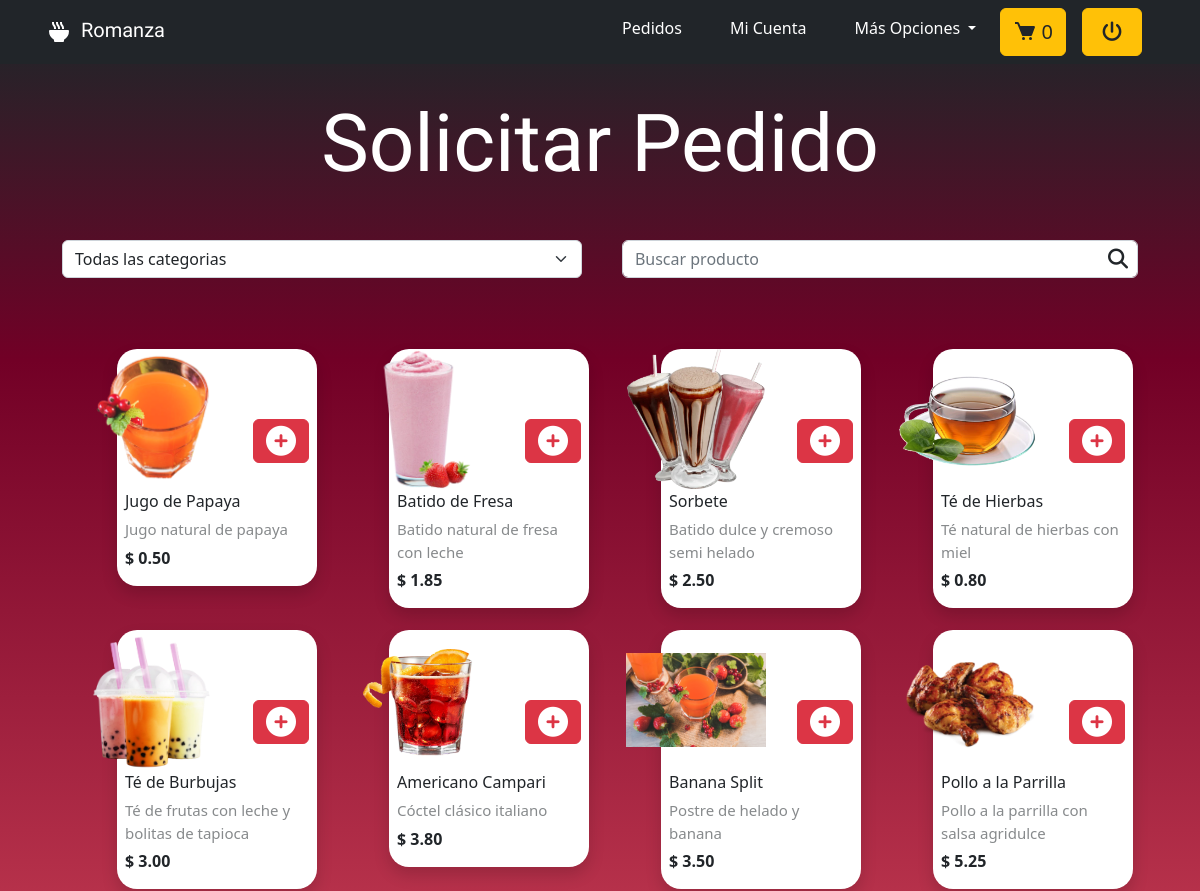
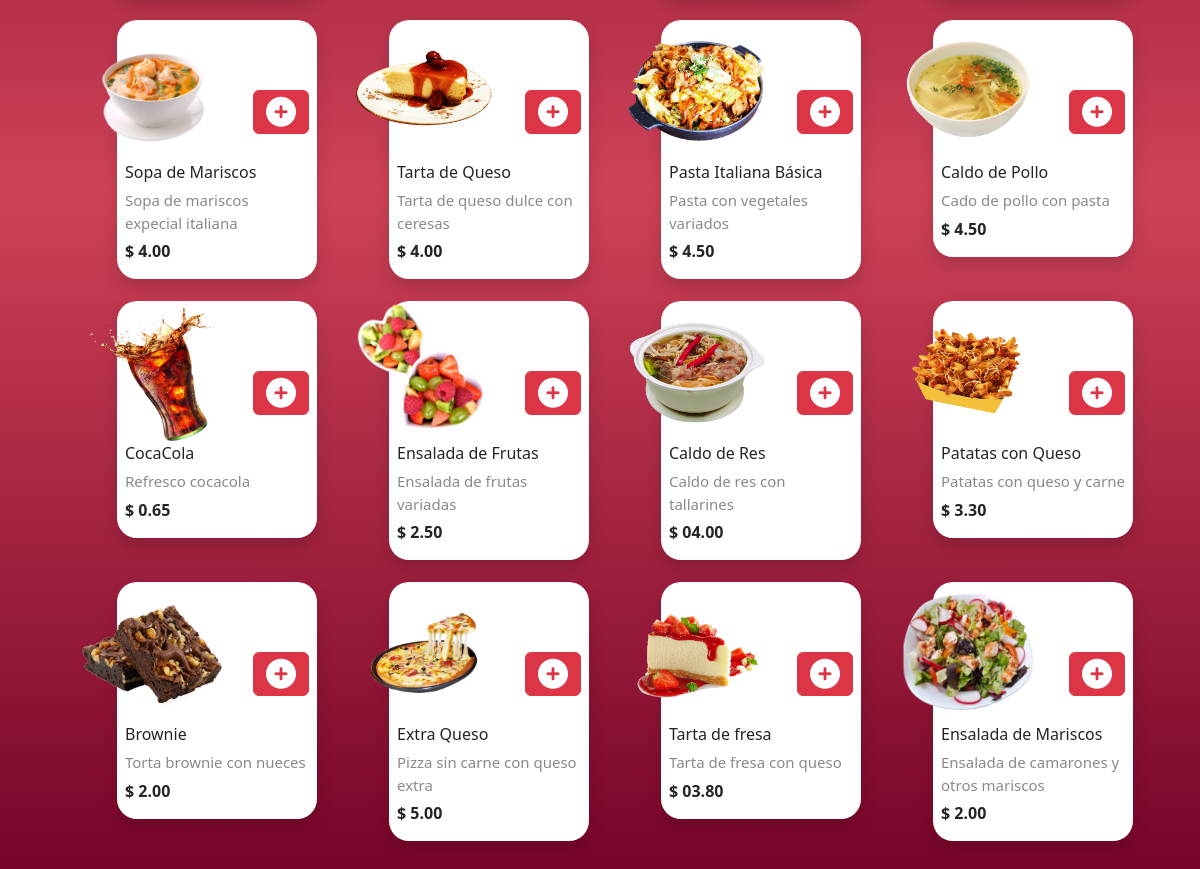
The page /index.php?romanza=pedidos (signed in) on the database its author committed (2 pictures, top to bottom).
### tables this page shows
CREATE TABLE `producto` (
  `id_producto` int(11) NOT NULL,
  `nombre` varchar(45) NOT NULL,
  `descripcion` varchar(100) NOT NULL,
  `imagen` varchar(100) DEFAULT NULL,
  `precio` text NOT NULL,
  `estatus` varchar(45) NOT NULL,
  `id_categoria` int(11) NOT NULL,
  `fecha_registro` date NOT NULL
);

### controladores/navegacion.php (called while the page is built)
<?php
    class ControladorDeNavegacion {
        static public function plantilla() {
            include ('vistas/plantilla.php');
        }
        static public function enlacesPaginasC() {
            if (isset($_GET['romanza'])) {
                $modulo = $_GET['romanza'];
            } else {
                $modulo = 'index';
            }
            $respuesta = ModeloDeNavegacion::enlacesPaginasM($modulo);
            include $respuesta;
        }
    }
?>

### index.php (called while the page is built)
<?php
    require_once ('controladores/navegacion.php');
    require_once ('modelos/navegacion.php');
    $mvc = new ControladorDeNavegacion;
    $mvc -> plantilla();
?>

### modelos/conexion.php (called while the page is built, shortened)
<?php
    class Conexion {
        public $servidor = "localhost";
        private $usuario = "root";
        private $password = "";
        private $bd = "romanza";
        private $conexion;
        public function __construct () {
            $this->conexion = new mysqli($this->servidor, $this->usuario, $this->password, $this->bd);
            mysqli_query($this->conexion, "SET NAMES 'utf8'");
        }
        public function conectar () {
            return $this->conexion;
        }
    }
?>

### controladores/Productos.php (called while the page is built, shortened)
<?php
    class Productos extends Conexion {
        public function __construct () {
            $this->conexion = new Conexion();
            $this->conexion = $this->conexion->conectar();
        }
        public function activosPdt () {
            $sql = mysqli_query($this->conexion, "SELECT * FROM producto WHERE estatus = 'activo'");
            return $sql;
        }
    }
?>

### vistas/modulos/pedidos.php (the view, shortened to what this page needs)
<?php
    $productos = new Productos();
    $datos = $productos->activosPdt();
    if (isset($_SESSION['nombre_usuario'])) {
        $id_rol = $_SESSION['id_rol'];
    } else {
        $id_rol = "";
    }
?>
<section class="pedidos py-5">
    <h1 class="text-center text-white my-5 display-1 inicio__titulo"> Solicitar Pedido </h1>
    <div class="container mb-5">
        <form class="pedidos__formulario">
            <select class="form-select pedidos__formulario-campo" aria-label="Default select example" id="buscar-cat" onchange="buscarCat()">
                <option selected value="0">Todas las categorias</option>
            </select>
			<div class="pedidos__formulario-campo pedidos__formulario-campo-s">
                <input type="text" class="form-control" id="buscar-pdt" placeholder="Buscar producto" onkeyup="buscarPdt()">
                <i class="fa-solid fa-magnifying-glass pedidos__formulario-campo-i"></i>
            </div>
		</form>
    </div>
    <article class="container">
        <table class="pedidos__cartas-cont" id="table_data">
            <thead>
                <tr>
                    <th></th>
                </tr>
            </thead>
            <tbody class="container pedidos__cartas" id="the_tabla_body">
                <?php
                    while ($resultado = mysqli_fetch_array($datos)) {
                        ?>
                            <tr>
                                <td>
                                    <div class="pedidos__producto categoria">
                                        <form id="formulario" name="formulario" method="POST" action="vistas/../index.php?romanza=carta" >
                                            <div class="pedidos__producto-img">
                                                <img src="vistas/../publico/activos/pedidos/<?= $resultado['imagen'] ?>" alt="Producto ROMANZA">
                                            </div>
                                            <div class="pedidos__card-contenido shadow px-2">
                                                <?php if ($id_rol == 3) { ?>
                                                    <button type="submit" class="btn btn-danger pedidos__card-detalles"> <i class="fa-solid fa-circle-plus"></i> </button>
                                                <?php } ?>
                                                <p class="pedidos__card-nombre"><?= $resultado['nombre'] ?></p>
                                                <span class="pedidos__card-descripcion"> <?= $resultado['descripcion'] ?> </span>
                                                <p class="pedidos__card-precio mb-3">$ <?= $resultado['precio'] ?></p>
                                            </div>
                                        </form>
                                    </div>
                                </td>
                            </tr>
                        <?php
                    }
                ?>
            </tbody>
        </table>
    </article>
</section>

### vistas/encabezado.php (shortened to what this page needs)
<!DOCTYPE html>
<html lang="es">
<head>
    <link rel="stylesheet" href="vistas/../publico/css/normalizar.css">
    <link rel="stylesheet" href="vistas/../DataTables/datatables.min.css">
    <link rel="stylesheet" href="vistas/../DataTables/DataTables-1.12.1/css/dataTables.bootstrap5.min.css">
    <link rel="stylesheet" href="vistas/../bootstrap/css/bootstrap.min.css">
    <link rel="stylesheet" href="vistas/../publico/css/estilos.css">
</head>
<body>

### vistas/plantilla.php (shortened to what this page needs)
<?php
    include ('encabezado.php');
    require_once ('vistas/../controladores/navegacion.php');
    require_once ('vistas/../modelos/navegacion.php');
    require_once ('vistas/../modelos/Conexion.php');
?>
<header>
    <?php
        $header = new Header();
            ?>
</header>
<main>
    <?php
        $modulo = new ControladorDeNavegacion();
        $modulo -> enlacesPaginasC();
    ?>
</main>
<?php
    include ('pie-pagina.php');
?>

### controladores/Header.php (shortened to what this page needs)
<?php
    class Header extends Conexion {
        public function header () {
            if (!isset($_SESSION['id_rol'])) {
                include ('controladores/../vistas/parciales/header-inicio.html');
            } else {
                if ($_SESSION['id_rol'] == 1) {
                    include ('controladores/../vistas/parciales/header-administrador.html');
                } else if ($_SESSION['id_rol'] == 2) {
                    include ('controladores/../vistas/parciales/header-encargado.html');
                } else if ($_SESSION['id_rol'] == 3) {
                    include ('controladores/../vistas/parciales/header-cliente.php');
                }
            }
        }
    }
?>

### vistas/parciales/header-cliente.php (shortened to what this page needs)
<?php
    if (isset($_SESSION['id_rol'])) {
        if ($_SESSION['id_rol'] == 3) {
            if (!isset($total_cantidad)) {$total_cantidad = '0'; }
        }
    }
?>
<nav class="navbar navbar-dark bg-dark fixed-top navbar-expand-lg">
    <div class="container">
        <a href="index.php" class="navbar-brand header__titulo"> <img src="vistas/../publico/activos/iconos/icono-claro.svg" alt="Logo ROMANZA" class="header__logo"> Romanza </a>
        <div class="collapse navbar-collapse" id="navbarNav">
            <ul class="navbar-nav">
                <li class="nav-item mx-3"> <a href="index.php?romanza=pedidos" class="nav-link text-white"> Pedidos </a> </li>
                <li class="nav-item mx-3"> <a href="index.php?romanza=mi-cuenta" class="nav-link text-white"> Mi Cuenta </a> </li>
                <li class="nav-item dropdown mx-3">
                    <a class="nav-link dropdown-toggle text-white" href="#" role="button" data-bs-toggle="dropdown" aria-expanded="false">
                        Más Opciones
                    </a>
                </li>
                <button type="button" class="header__btn btn btn-warning" data-bs-toggle="modal" data-bs-target="#exampleModal">
                    <img src="vistas/../publico/activos/iconos/carrito-oscuro.svg" alt="Mi Carrito" class="header__carrito"> <span class="header__carrito-cuenta"><?= $total_cantidad ?></span>
                </button>
                <li class="nav-item mx-3">
                    <form action="#" method="POST">
                        <button type="submit" name="salir" class="header__btn btn btn-warning nav-link header__salir"> <i class="fa-solid fa-power-off"></i> </button>
                    </form>
                </li>
            </ul>
        </div>
    </div>
</nav>

### vistas/pie-pagina.php (shortened to what this page needs)
</body>
</html>

### publico/css/estilos.css (style rules this page uses)
:root { --fuente-titulos: 'Satisfy', cursive; --negro: rgb(0, 0, 0); --blanco: rgb(255, 255, 255); --gris-oscuro: rgb(33, 37, 41); --gris-medio: rgb(135, 138, 140); --gris-claro: rgb(214, 214, 215); --rojo-cta: rgb(220, 53, 69); --amarillo-cta: rgb(255, 193, 7); --verde-correcto: rgb(8, 75, 13); --sombra: rgba(135, 138, 140, .1); --sombra-clara: rgba(255, 255, 255, .2); --sombra-oscura: rgba(0, 0, 0, .2); --sombra-roja: rgba(220, 53, 69, .5); --sombra-verde: rgb(30, 209, 45, .5); --fondo-degradado: linear-gradient(#212529 2%, #720026 20%, #ce4257 60%, #720026 100%); --verde-correcto: #1ed12d; --rojo-incorrecto: #bb2929; }
body { background-color: var(--gris-oscuro); }
.header__logo { margin: 5px; }
.header__titulo { font-family: var(--fuente-titulos); }
.header__btn { color: var(--gris-oscuro); }
.header__carrito { font-size: 20px; margin-top: -8px; }
.header__carrito-cuenta { font-size: 20px; }
.header__salir { width: 60px; font-size: 20px; }
.inicio__titulo { font-family: var(--fuente-titulos); }
.pedidos { background-image: var(--fondo-degradado); background-attachment: fixed; background-size: cover; min-height: 100vh; }
.pedidos__cartas-cont { margin-left: auto; margin-right: auto; }
.pedidos__cartas { display: grid; grid-template-columns: repeat(auto-fit, minmax(250px, 1fr)); grid-auto-rows: minmax(200px, auto); gap: 20px; padding: 20px; grid-auto-flow: dense; }
.pedidos__producto { width: 250px; height: 200px; margin: 0 auto; padding-left: 15px; }
.pedidos__producto-img { position: absolute; margin: 0 auto; width: 140px; height: 140px; overflow: hidden; }
.pedidos__producto-img img { object-fit: contain; width: 100%; height: 100%; }
.pedidos__card-contenido { float: right; width: 200px; background-color: var(--blanco); border-radius: 20px; }
.pedidos__card-detalles { display: flex; align-items: center; justify-content: center; float: right; margin: 70px 0 0 98px; }
.pedidos__card-detalles i { font-size: 30px; }
.pedidos__card-nombre { margin: 140px 0 0 0; }
.pedidos__card-descripcion { font-size: 15px; display: block; margin-top: 5px; margin-bottom: 5px; color: var(--gris-medio); }
.pedidos__card-precio { font-weight: 800; }
.pedidos__formulario { display: flex; width: 100%; }
.pedidos__formulario-campo { width: 50%; margin: 0 20px; }
.pedidos__formulario-campo-s { position: relative; }
.pedidos__formulario-campo-i { position: absolute; right: 10px; bottom: 9px; z-index: 100; color: var(--gris-oscuro); font-size: 20px; }

### rows shown on the page
producto: imagen (picture), nombre "Jugo de Papaya", descripcion "Jugo natural de papaya", precio "0.50"
producto: imagen (picture), nombre "Batido de Fresa", descripcion "Batido natural de fresa con leche", precio "1.85"
producto: imagen (picture), nombre "Sorbete", descripcion "Batido dulce y cremoso semi helado", precio "2.50"
producto: imagen (picture), nombre "Té de Hierbas", descripcion "Té natural de hierbas con miel", precio "0.80"
producto: imagen (picture), nombre "Té de Burbujas", descripcion "Té de frutas con leche y bolitas de tapioca", precio "3.00"
producto: imagen (picture), nombre "Americano Campari", descripcion "Cóctel clásico italiano", precio "3.80"
producto: imagen (picture), nombre "Banana Split", descripcion "Postre de helado y banana", precio "3.50"
producto: imagen (picture), nombre "Pollo a la Parrilla", descripcion "Pollo a la parrilla con salsa agridulce", precio "5.25"
producto: imagen (picture), nombre "Sopa de Mariscos", descripcion "Sopa de mariscos expecial italiana", precio "4.00"
producto: imagen (picture), nombre "Tarta de Queso", descripcion "Tarta de queso dulce con ceresas", precio "4.00"
producto: imagen (picture), nombre "Pasta Italiana Básica", descripcion "Pasta con vegetales variados", precio "4.50"
producto: imagen (picture), nombre "Caldo de Pollo", descripcion "Cado de pollo con pasta", precio "4.50"
producto: imagen (picture), nombre "CocaCola", descripcion "Refresco cocacola", precio "0.65"
producto: imagen (picture), nombre "Ensalada de Frutas", descripcion "Ensalada de frutas variadas", precio "2.50"
producto: imagen (picture), nombre "Caldo de Res", descripcion "Caldo de res con tallarines", precio "04.00"
producto: imagen (picture), nombre "Patatas con Queso", descripcion "Patatas con queso y carne", precio "3.30"
producto: imagen (picture), nombre "Brownie", descripcion "Torta brownie con nueces", precio "2.00"
producto: imagen (picture), nombre "Extra Queso", descripcion "Pizza sin carne con queso extra", precio "5.00"
producto: imagen (picture), nombre "Tarta de fresa", descripcion "Tarta de fresa con queso", precio "03.80"
producto: imagen (picture), nombre "Ensalada de Mariscos", descripcion "Ensalada de camarones y otros mariscos", precio "2.00"

### other values the page prints
$total_cantidad "0"
